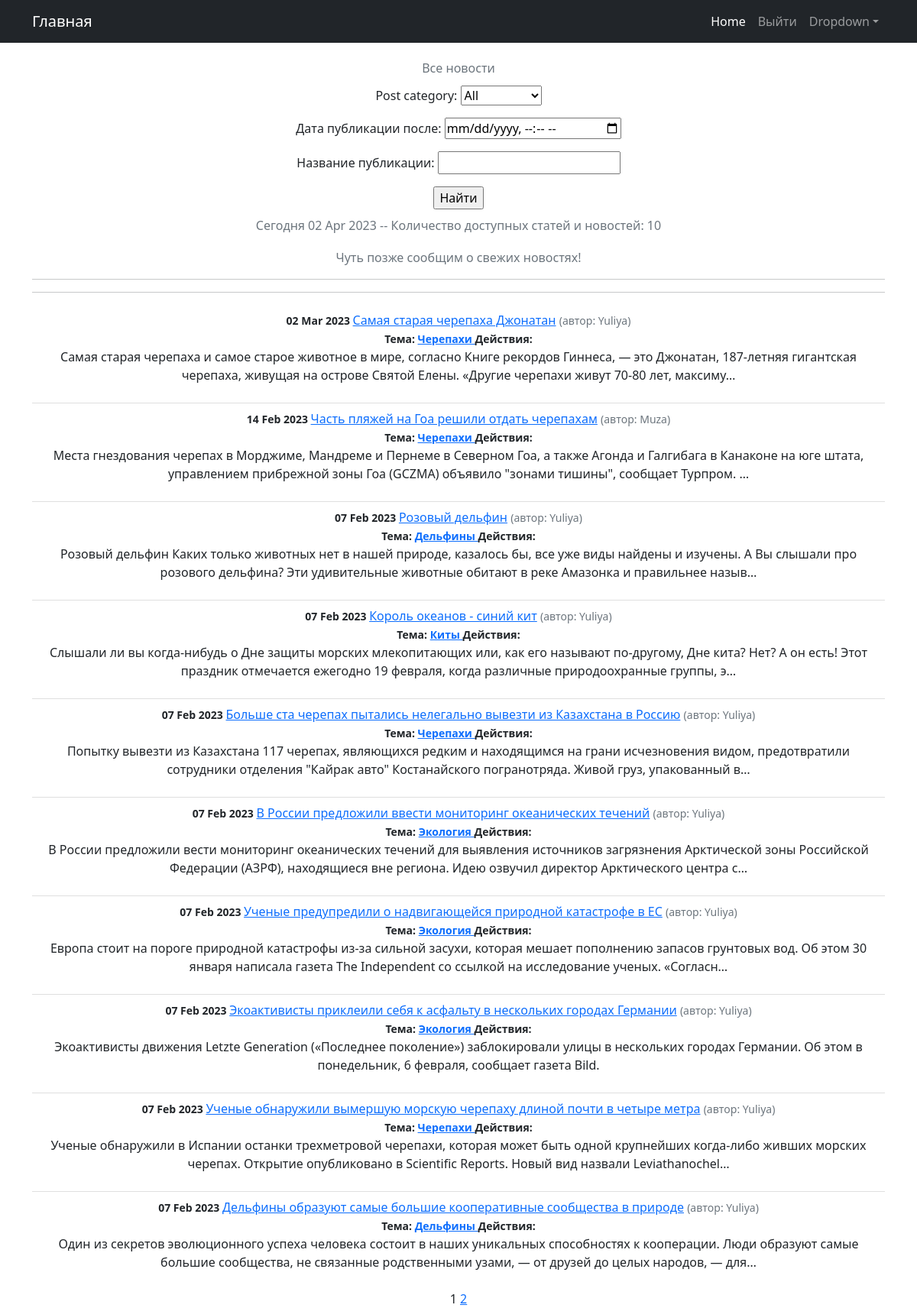
Page /news/ on the committed database.
### news/models.py (models this page shows, shortened)
class Post(models.Model):
    author = models.ForeignKey(Author, on_delete=models.CASCADE)
    NEWS = 'NW'
    ARTICLE = 'AR'
    CATEGORY_CHOICES = (
        (NEWS, 'Новость'),
        (ARTICLE, 'Статья'),
    )
    categoryType = models.CharField(max_length=2, choices=CATEGORY_CHOICES, default=ARTICLE)
    dateCreation = models.DateTimeField(auto_now_add=True)
    postCategory = models.ManyToManyField(Category, through='PostCategory')
    title = models.CharField(max_length=128)
    text = models.TextField()
    rating = models.SmallIntegerField(default=0)

class Author(models.Model):
    authorUser = models.OneToOneField(User, on_delete=models.CASCADE)
    ratingAuthor = models.SmallIntegerField(default=0)
    def __str__(self):
        return f'{self.authorUser.username}'

class Category(models.Model):
    name = models.CharField(max_length=64, unique=True)
    subscribers = models.ManyToManyField(User, related_name='categories')
    def __str__(self):
        return self.name
    class Meta:
        verbose_name = 'Категория'
        verbose_name_plural = 'Категории'

### news/views.py (the view)
# urls.py: path('', PostsList.as_view(), name='post_list'),
class PostsList(ListView):
    model = Post
    ordering = '-dateCreation'
    template_name = 'news_1.html'
    context_object_name = 'news'
    paginate_by = 10
    def get_queryset(self):
        queryset = super().get_queryset()
        self.filterset = PostFilter(self.request.GET, queryset)
        return self.filterset.qs
    def get_context_data(self, **kwargs):
        context = super().get_context_data(**kwargs)
        context['time_now'] = datetime.utcnow()
        context['next_post'] = None
        context['filterset'] = self.filterset
        return context

### news/templatetags/custom_tags.py (called while the page is built)
@register.simple_tag(takes_context=True)
def url_replace(context, **kwargs):
   d = context['request'].GET.copy()
   for k, v in kwargs.items():
       d[k] = v
   return d.urlencode()

### templates/news_1.html (shortened to what this page needs)
{% extends 'flatpages/default.html' %}
{% load custom_filters %}
{% load custom_tags %}
{% block content %}
   <h1 class="text-center"><span class="text-muted fs-6 fw-normal">Все новости</span></h1>
   <form action="" method="get">
       {{ filterset.form.as_p }}
       <input type="submit" value="Найти" />
   </form>
<h3 class="text-center"><span class="text-muted fs-6 fw-normal">Сегодня {{ time_now|date:'d M Y' }} -- Количество доступных статей и новостей: {{ news|length }}</span></h3>
<h3 class="text-center"><span class="text-muted fs-6 fw-normal"> {{ next_post|default_if_none:"Чуть позже сообщим о свежих новостях!" }} </span></h3>
   <hr>
   <hr>
<ul class="list-group list-group-flush">
    {% for post in news %}
       <li class="list-group-item">
           <small class="fw-bold">{{ post.dateCreation|date:'d M Y ' }}</small>
           <a href="{% url 'post_detail' post.id %}">{{ post.title }}</a>
           <small class="text-muted">(автор: {{ post.author }})</small><br>
           <small class="fw-bold">Тема:
               {% for category in post.postCategory.all %}
                           <a href="{% url 'category_list' category.id %}"> {{ category }} </a>
               {% endfor %}
           </small>
           <td>
           <small class="fw-bold">Действия:
           </small>
           </td>
           <p>{{ post.text |truncatechars:210}}</p>
       </li>
    {% endfor %}
</ul>
   {{ page_obj.number }}
   {% if page_obj.has_next %}
       <a href="?{% url_replace page=page_obj.next_page_number %}">{{ page_obj.next_page_number }}</a>
   {% endif %}
{% endblock content %}

### templates/flatpages/default.html (shortened to what this page needs)
<!DOCTYPE html>
<html lang="en">
    <head>
        {% load static%}
        <link href="{% static 'css/styles.css' %}" rel="stylesheet" />
    </head>
    <body>
        <nav class="navbar navbar-expand-lg navbar-dark bg-dark">
            <div class="container">
                <a class="navbar-brand" href='http://127.0.0.1:8000/news/'>Главная</a>
                <div class="collapse navbar-collapse" id="navbarSupportedContent">
                    <ul class="navbar-nav ms-auto mb-2 mb-lg-0">
                        <li class="nav-item"><a class="nav-link active" aria-current="page" href="#">Home</a></li>
                        <li class="nav-item"><a class="nav-link" href="http://127.0.0.1:8000/accounts/logout/">Выйти</a></li>
                        <li class="nav-item dropdown">
                            <a class="nav-link dropdown-toggle" id="navbarDropdown" href="#" role="button" data-bs-toggle="dropdown" aria-expanded="false">Dropdown</a>
                        </li>
                    </ul>
                </div>
            </div>
        </nav>
    <div class="container">
       <div class="row">
        <div class="col-lg-12 text-center">
           {% block content %}{% endblock content %}
        </div>
       </div>
</div>
    </body>
</html>

### rows in the picture
Post: dateCreation "02 Mar 2023", title "Самая старая черепаха Джонатан", author "Yuliya", text "Самая старая черепаха и самое старое животное в мире, согласно Книге рекордов Гиннеса, — это Джонатан, 187-летняя гигантская черепаха, живущая на острове Святой Елены. «Другие черепахи живут 70-80 лет, максиму…"
Category: name "Черепахи"
Post: dateCreation "14 Feb 2023", title "Часть пляжей на Гоа решили отдать черепахам", author "Muza", text "Места гнездования черепах в Морджиме, Мандреме и Пернеме в Северном Гоа, а также Агонда и Галгибага в Канаконе на юге штата, управлением прибрежной зоны Гоа (GCZMA) объявило \"зонами тишины\", сообщает Турпром. …"
Post: dateCreation "07 Feb 2023", title "Розовый дельфин", author "Yuliya", text "Розовый дельфин Каких только животных нет в нашей природе, казалось бы, все уже виды найдены и изучены. А Вы слышали про розового дельфина? Эти удивительные животные обитают в реке Амазонка и правильнее назыв…"
Category: name "Дельфины"
Post: dateCreation "07 Feb 2023", title "Король океанов - синий кит", author "Yuliya", text "Слышали ли вы когда-нибудь о Дне защиты морских млекопитающих или, как его называют по-другому, Дне кита? Нет? А он есть! Этот праздник отмечается ежегодно 19 февраля, когда различные природоохранные группы, э…"
Category: name "Киты"
Post: dateCreation "07 Feb 2023", title "Больше ста черепах пытались нелегально вывезти из Казахстана в Россию", author "Yuliya", text "Попытку вывезти из Казахстана 117 черепах, являющихся редким и находящимся на грани исчезновения видом, предотвратили сотрудники отделения \"Кайрак авто\" Костанайского погранотряда. Живой груз, упакованный в…"
Post: dateCreation "07 Feb 2023", title "В России предложили ввести мониторинг океанических течений", author "Yuliya", text "В России предложили вести мониторинг океанических течений для выявления источников загрязнения Арктической зоны Российской Федерации (АЗРФ), находящиеся вне региона. Идею озвучил директор Арктического центра с…"
Category: name "Экология"
Post: dateCreation "07 Feb 2023", title "Ученые предупредили о надвигающейся природной катастрофе в ЕС", author "Yuliya", text "Европа стоит на пороге природной катастрофы из-за сильной засухи, которая мешает пополнению запасов грунтовых вод. Об этом 30 января написала газета The Independent со ссылкой на исследование ученых. «Согласн…"
Post: dateCreation "07 Feb 2023", title "Экоактивисты приклеили себя к асфальту в нескольких городах Германии", author "Yuliya", text "Экоактивисты движения Letzte Generation («Последнее поколение») заблокировали улицы в нескольких городах Германии. Об этом в понедельник, 6 февраля, сообщает газета Bild."
Post: dateCreation "07 Feb 2023", title "Ученые обнаружили вымершую морскую черепаху длиной почти в четыре метра", author "Yuliya", text "Ученые обнаружили в Испании останки трехметровой черепахи, которая может быть одной крупнейших когда-либо живших морских черепах. Открытие опубликовано в Scientific Reports. Новый вид назвали Leviathanochel…"
Post: dateCreation "07 Feb 2023", title "Дельфины образуют самые большие кооперативные сообщества в природе", author "Yuliya", text "Один из секретов эволюционного успеха человека состоит в наших уникальных способностях к кооперации. Люди образуют самые большие сообщества, не связанные родственными узами, — от друзей до целых народов, — для…"

### other values in the picture
{{ time_now|date:'d M Y' }} "02 Apr 2023"
{{ news|length }} "10"
{{ next_post|default_if_none:"Чуть позже сообщим о свежих новостях!" }} "Чуть позже сообщим о свежих новостях!"
{{ page_obj.number }} "1"
{{ page_obj.next_page_number }} "2"
